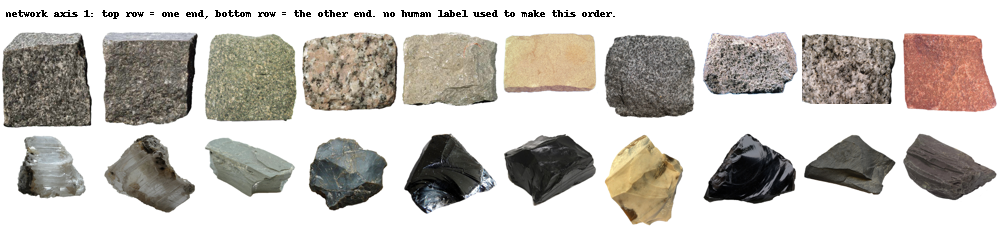
#> input picture rocks2026/fig_D_axis1.png, 1000 x 230 px; its folder holds only this picture in this run
$ python -i loader.py   (imports and definitions only)   (older library calls are emulated)
#> lines starting #> are read from the running program, lines starting #| are printed output that depends on the picture
#> further down, picture is the input picture: PIL image 1000x230 RGB; mean R, G, B 195.1, 190.7, 184.9
from PIL import Image
import numpy as np
import random
import io, os, sys

limit_size = 2 * 3 * 5 * 7

# Rocks used for testing (numbered 1-360)
vals = [6, 14, 34, 39, 59, 69, 73, 95, 102, 119, 127, 144, 151, 164, 172, 188, 201, 213, 218, 237, 250, 263, 267, 284, 300, 309, 314, 336, 348, 352]

# Correction of the hitherto numbers to clamp them within 0-359 for array index calling later
tvals = [x - 1 for x in vals]

# Resource Loading
# [228 lines left out: functions get_nosofsky_similarities, get_transformed_ratings, check_file, reset, rand_arr, make_one_hot and 8 more, not called in this run]

trans_count = 0
def apply_transform(image, translation='CENTER', rotation=0, flip=0, to_xyz=False, pad=True, rgba=True):
    """Applies a variation of transformations on a given image, including translation, rotation, flipping, xyz-ing, and padding (as opposed to cropping)"""
#> called with translation = 'CENTER', rotation = 0, flip = 0, to_xyz = False, pad = True, rgba = True
    global trans_count
    aspect = float(image.width) / float(image.height)
#> aspect = 4.35

    if rotation != 0:
        image = image.rotate(rotation)
    if flip == 1 or flip == 3:
        image = image.transpose(Image.FLIP_LEFT_RIGHT)
    if flip == 2 or flip == 3:
        image = image.transpose(Image.FLIP_TOP_BOTTOM)

    if image.width > image.height:
        image = image.resize((limit_size, int(limit_size / aspect)))
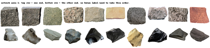
#> image: PIL image 210x48 RGB; mean R, G, B 194.6, 190.1, 184.3
    elif image.width < image.height:
        image = image.resize((int(limit_size * aspect), limit_size))

    backing = Image.new('RGBA' if rgba else 'RGB', (limit_size, limit_size), (0, 0, 0, 0) if rgba else (0, 0, 0))
#> backing: PIL image 210x210 RGBA; every value is 0

    #backing.paste( im, (int((backing.width - im.width) / 2), int((backing.height - im.height) / 2), im.width, im.height) )

    if pad:
        left, top = 0, 0
        if translation == 'CENTER':
            left = int((backing.width - image.width) / 2); top = int((backing.height - image.height) / 2)
#> after `left = int((backing.width - image.width) / 2)`: left = 0
#> after `top = int((backing.height - image.height) / 2)`: top = 81
        elif translation == 'RANDOM':
            left = int(random.random() * (backing.width - image.width)); top = int(random.random() * (backing.height - image.height))
        backing.paste(image, (left, top, image.width + left, image.height + top))
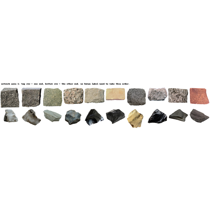
#> backing: PIL image 210x210 RGBA; mean R, G, B, A 44.5, 43.5, 42.1, 58.3; transparent parts drawn white
    else:
        left, top = 0, 0
        if translation == 'CENTER':
            mxw = max(backing.width, image.width); mnw = min(backing.width, image.width)
            mxh = max(backing.height, image.height); mnh = min(backing.height, image.height)

            left = int((mxw - mnw) / 2); top = int((mxh - mnh) / 2)
        elif translation == 'RANDOM':
            left = int(random.random() * (backing.width - image.width)); top = int(random.random() * (backing.height - image.height))

        backing = image.crop(( left, top, left + backing.width, top + backing.height ))

    # [4 lines of commented-out code are left out]

    if not rgba and to_xyz:
        rgb2xyz = (
            0.412453, 0.357580, 0.180423, 0,
            0.212671, 0.715160, 0.072169, 0,
            0.019334, 0.119193, 0.950227, 0 )
        backing = backing.convert("RGB", rgb2xyz)

    return np.mat(backing.getdata()) / 255

# [38 lines left out: functions scramble_samples, token, not called in this run]

def layer_to_image(arr):
    return Image.fromarray((np.array(arr) * 255).astype(np.uint8)).convert('RGBA')

>>> from PIL import Image
>>> picture = Image.open('rocks2026/fig_D_axis1.png')
>>> result = apply_transform(picture)

$ run again, on rocks2026/fig_D_axis2.png
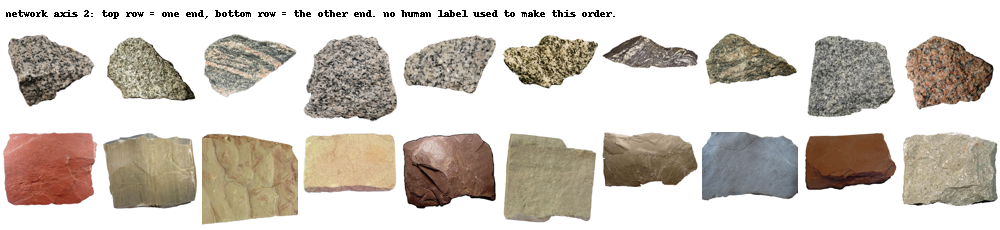
#> input picture rocks2026/fig_D_axis2.png, 1000 x 230 px
#> picture is the input picture: PIL image 1000x230 RGB; mean R, G, B 207.2, 199.9, 191.6
#> in apply_transform, `image = image.resize((limit_size, int(limit_size / aspect)))`:
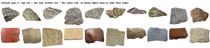
#> image: PIL image 210x48 RGB; mean R, G, B 206.7, 199.4, 191.1
#> in apply_transform, `backing.paste(image, (left, top, image.width + left, image.height + to..`:
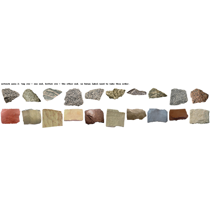
#> backing: PIL image 210x210 RGBA; mean R, G, B, A 47.3, 45.6, 43.7, 58.3; transparent parts drawn white

$ run again, on rocks2026/fig_D_axis4.png
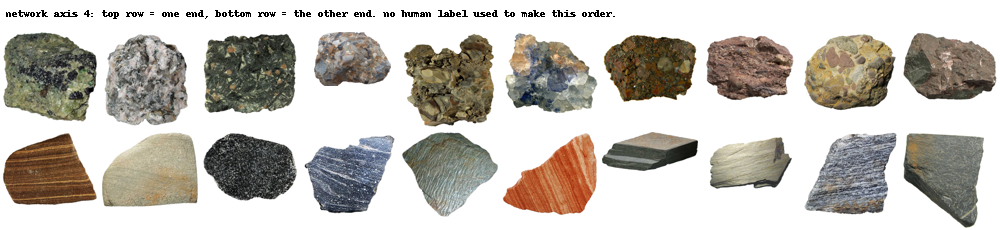
#> input picture rocks2026/fig_D_axis4.png, 1000 x 230 px
#> picture is the input picture: PIL image 1000x230 RGB; mean R, G, B 194.3, 190, 183.2
#> in apply_transform, `image = image.resize((limit_size, int(limit_size / aspect)))`:
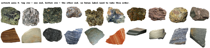
#> image: PIL image 210x48 RGB; mean R, G, B 193.8, 189.4, 182.6
#> in apply_transform, `backing.paste(image, (left, top, image.width + left, image.height + to..`:
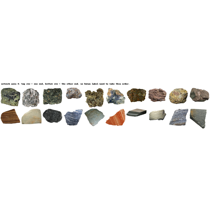
#> backing: PIL image 210x210 RGBA; mean R, G, B, A 44.3, 43.3, 41.7, 58.3; transparent parts drawn white
